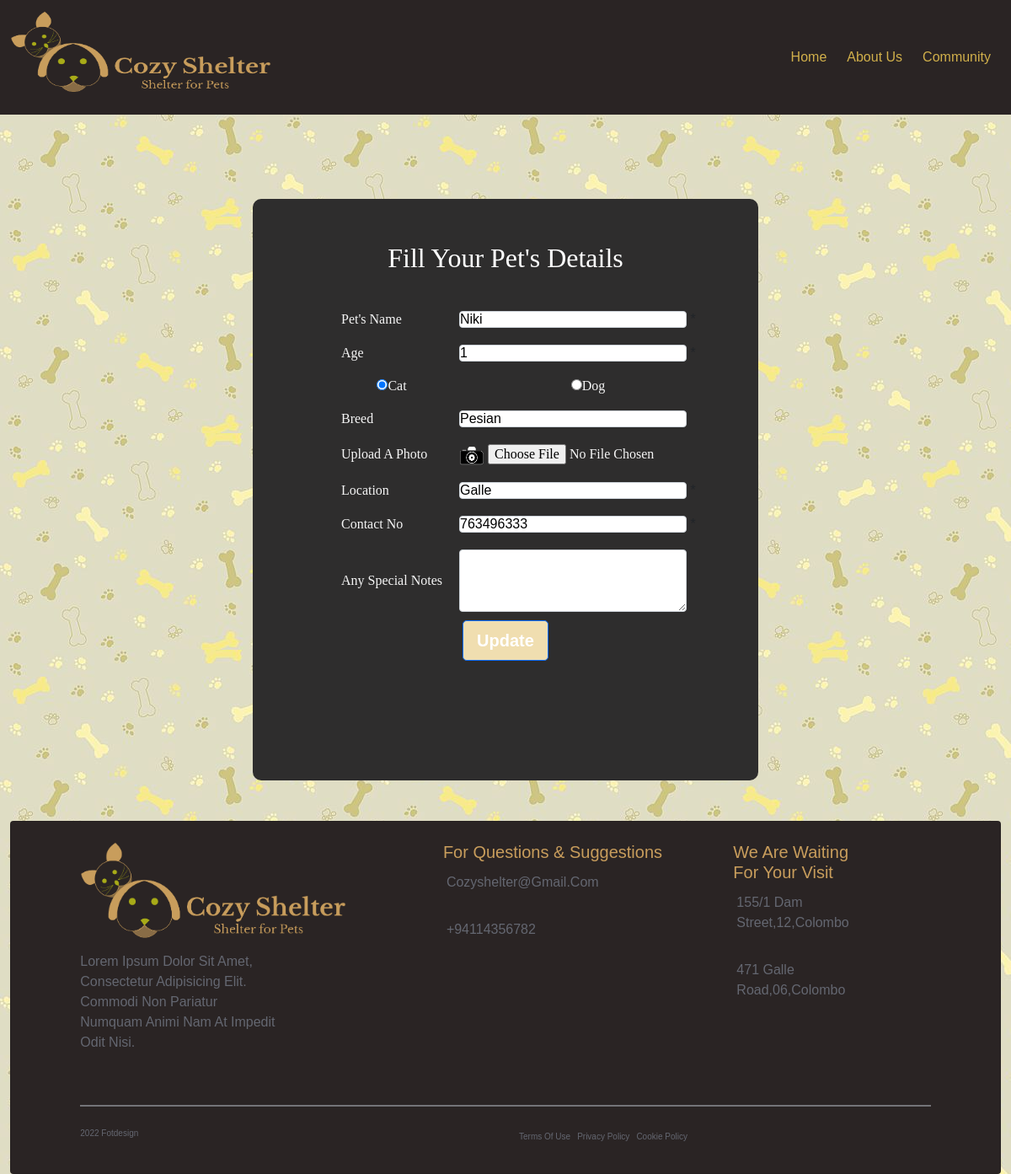
Screenshot of /user/update_shelter.php?id=1 with the database file from the repository.
### tables this page shows
CREATE TABLE `shelter_form` (
  `petname` varchar(80) NOT NULL,
  `age` int NOT NULL,
  `pets` varchar(10) NOT NULL,
  `breed` varchar(80) NOT NULL,
  `location` varchar(50) NOT NULL,
  `no` bigint DEFAULT NULL,
  `note` text,
  `image` varchar(250) NOT NULL,
  `id` int NOT NULL AUTO_INCREMENT,
  PRIMARY KEY (`id`)
);

### user/update_shelter.php (the view, shortened to what this page needs)
<?php
include_once '../connect.php';
$id = $_GET['id'];
        $result = mysqli_query($conn,"SELECT * FROM shelter_form WHERE id='$id'");
        $row= mysqli_fetch_array($result);
?>
<html>
  <head>
    	<link href="https://cdn.jsdelivr.net/npm/bootstrap@5.0.2/dist/css/bootstrap.min.css" rel="stylesheet">
      <link href="https://cdn.jsdelivr.net/npm/bootstrap@5.1.3/dist/css/bootstrap.min.css" rel="stylesheet">
      <link rel="stylesheet" href="style.css">
</head>
<body>
    <nav class="navbar navbar-expand-lg navbar-light bg-darkgray">
      <div class="container-fluid">
        <a class="navbar-brand" href="#"><img src="../resources/logo.png" width="310px" height="110px"></a>
        <div class="collapse navbar-collapse" id="navbarNav">
          <ul class="navbar-nav ms-auto">
            <li class="nav-item">
              <a class="nav-link active" aria-current="page" href="../index.php" style="color:rgb(209, 176, 75);">Home</a>
            </li>
            <li class="nav-item">
              <a class="nav-link" href="../about us.html" style="color:rgb(209, 176, 75);">About Us</a>
            </li>
            <li class="nav-item">
                    <a class="nav-link" aria-current="page" href="../community.php" style="color:rgb(209, 176, 75);">Community</a>
                    </li>
          </ul>
        </div>
      </div>
    </nav>
    <div class="main">
      <div class="reg">
        <br>
        <br>
        <h2>Fill your Pet's details</h2>
        <br>
        <form name="frmUser" method="post" action="update.php" onsubmit="funct()">
          <table style="margin-left:95px;">
           <tr>
               <td><label>Pet's name</label></td>
               <td><input type="text" name="petname" placeholder="Enter the pet's name" style="width:270px;border:1px solid;border-radius:4px;border-color:#CED4DA;" value="<?php echo $row['petname']; ?>">
               <span class="error">* </span></td>
           </tr>
           <tr>
               <td><label>Age</label></td>
               <td><input type="text" name="age" placeholder="Enter the Pet's age" style="width:270px;border:1px solid;border-radius:4px;border-color:#CED4DA;" value="<?php echo $row['age']; ?>">
                 <span class="error">*</span>
               </td>
           </tr>
           <tr>
               <td><center><input type="radio" name="pets" value="cat" checked ><label>Cat</label></center></td>
               <td><center><input type="radio" name="pets" value="dog"value="<?php echo $row['pets']; ?>"><label>Dog</label></center></td>
           </tr>
           <tr>
               <td><label>Breed</label></td>
               <td><input type="text" name="breed" placeholder="Enter the Breed" style="width:270px;border:1px solid;border-radius:4px;border-color:#CED4DA;" value="<?php echo $row['breed']; ?>">
               </td>
           </tr>
           <tr>
             <td><label>Upload a photo</label> </td>
             <td>
             <label for ="file-input">
               <img id="previewImg" src="../resources/cam.png" name="pic" style="width: 30px; height: 23px; ">
               <input id="file-input" type="file" name="image" value="<?php echo $row['image']; ?>" >
             </label>
           </td>
           </tr>
           <tr>
              <td><label>Location </label></td>
              <td><input type="text" name="location" placeholder="Enter the Location" style="width:270px;border:1px solid;border-radius:4px;border-color:#CED4DA;" value="<?php echo $row['location']; ?>">
                <span class="error">* </span>
              </td>
           </tr>
           <tr>
              <td><label>Contact no </label></td>
              <td><input type="text" name="no" placeholder="Enter the Contact no" style="width:270px;border:1px solid;border-radius:4px;border-color:#CED4DA;" value="<?php echo $row['no']; ?>">
                <span class="error">* </span>
              </td>
           </tr>
           <tr>
             <td><label>Any special notes </label></td>
             <td><textarea name="note" rows="4" cols="21" style="width:270px;border:1px solid;border-radius:4px;border-color:#CED4DA;" value="<?php echo $row['note']; ?>">
             </textarea></td>
           </tr>
          </table>
          <div class="d-flex justify-content-center mx-4 mb-1 mb-lg-4">
            <a href="update.php?id=<?php echo $row["id"]; ?>">
            <input type="submit" class="btn btn-primary btn-lg" id="submit" name="submit" value="update"onsubmit="">
            </a>
          </div>
       </form>
      </div>
    </div>
    <div class="container-fluid mt-5">
    <div class="card mx-6">
        <div class="row mb-2 ">
            <div class="col-md-3 col-sm-11 col-xs-11">
                <div class="footer-text pull-left">
                    <div class="d-flex">
                        <img src="../resources/logo.png" width="330px" height="130px">
                    </div>
                    <p class="card-text">Lorem ipsum dolor sit amet, consectetur adipisicing elit. Commodi non pariatur numquam animi nam at impedit odit nisi.</p>
                    <div class="social mt-2 mb-3"> <i class="fa fa-facebook-official fa-lg"></i> <i class="fa fa-instagram fa-lg"></i> <i class="fa fa-twitter fa-lg"></i> <i class="fa fa-linkedin-square fa-lg"></i> <i class="fa fa-facebook"></i> </div>
                </div>
            </div>
            <div class="col-md-2 col-sm-1 col-xs-1 mb-2"></div>
            <div class="col-md-4 col-sm-4 col-xs-4">
                <h5 class="heading">For questions & Suggestions</h5>
                <ul>
                    <li>cozyshelter@gmail.com</li><br>
                    <li>+94114356782</li>
                </ul>
            </div>
            <div class="col-md-2 col-sm-4 col-xs-4">
                <h5 class="heading">We are waiting for your visit</h5>
                <ul class="card-text">
                    <li>155/1 Dam Street,12,colombo</li><br>
                    <li>471 Galle Road,06,Colombo</li>
                </ul>
            </div>
        </div>
        <div class="divider mb-4"> </div>
        <div class="row" style="font-size:10px;">
            <div class="col-md-6 col-sm-6 col-xs-6">
                <div class="pull-left">
                    <p><i class="fa fa-copyright"></i> 2022 Fotdesign</p>
                </div>
            </div>
            <div class="col-md-6 col-sm-6 col-xs-6">
                <div class="pull-right mr-4 d-flex policy">
                    <div>Terms of Use</div>
                    <div>Privacy Policy</div>
                    <div>Cookie Policy</div>
                </div>
            </div>
        </div>
    </div>
</div>
  </body>
</html>

### user/style.css (style rules this page uses)
body { background-color:#2A2424; }
.navbar { font-family : Geneva; background-color : #2A2424; padding: :2px; }
.btn { background-color: #F0DEB0; font-weight: bold; }
.card { padding: 2% 7%; color: #646771; background-color: #2A2424; }
ul { list-style-type: none; margin: 0; padding: 0 }
ul>li { padding: 4px; }
.social>i { padding: 1%; font-size: 15px }
.policy>div { padding: 4px }
.heading { font-family: 'Titillium Web', sans-serif; color: #C89D5C; }
.divider { border-top: 2px solid rgba(189, 196, 203, 0.5); }
body { background: #f4f4f4; }
* { font-family: 'Montserrat', sans-serif; margin:0; padding:0; box-sizing: border-box; outline: none; border:none; text-decoration: none; text-transform: capitalize; transition: all .2s linear; }
body { background-color: #dc143c22; }
.navbar { font-family : Geneva; background-color:#2A2424; padding: :2px; }
.main { width : 600px; height : 690px; margin : 100px auto 0px auto; background-color:rgb(46, 45, 45); border-radius:10px; border-color:#CED4DA; }
h2 { text-align: center; padding 20px; font-family : Franklin Gothic; font-style: bold; color:White; }
div.reg { width:100%; font-size:17px; border-radius:10px; color : white; font-family : calibri; }
label { font-family : calibri; }
th, td { padding:10px; text-align:left; }
ul>li { padding: 4px }
body { font-family: 'Roboto';font-size: 16px; background-image: url('14.jpg'); }

### user/update_shelter.php (style rules this page uses)
label { color:whitesmoke; }

### rows the page displays
shelter_form: petname "niki", age "1", breed "pesian", location "galle", no "763496333"
